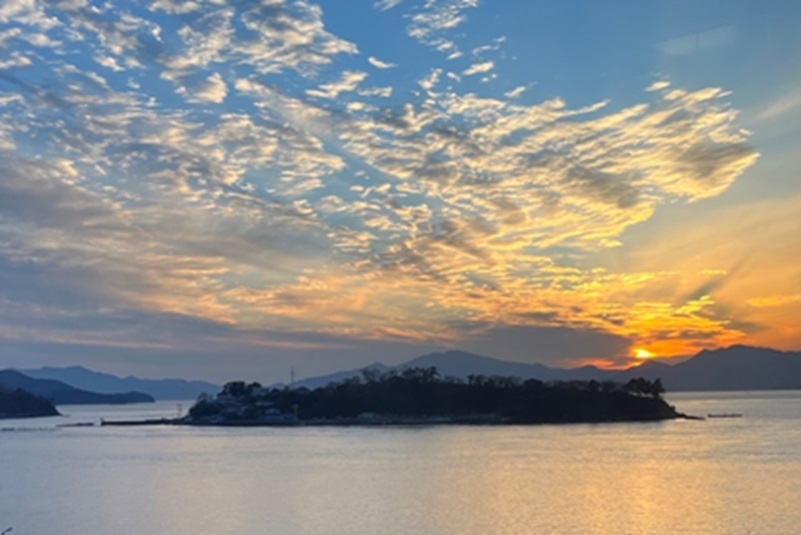
#> input picture chap05/exercises/images_ch05/sunset.jpg, 801 x 535 px
$ python 12.py
#> lines starting #> are read from the running program, lines starting #| are printed output that depends on the picture; after the words box and inside, x2 and y2 are one past the last pixel; in counts of white or black regions, pixels touching at a corner belong together
import numpy as np, cv2

image = cv2.imread("images_ch05/sunset.jpg", cv2.IMREAD_GRAYSCALE)   # (535, 801, 3)
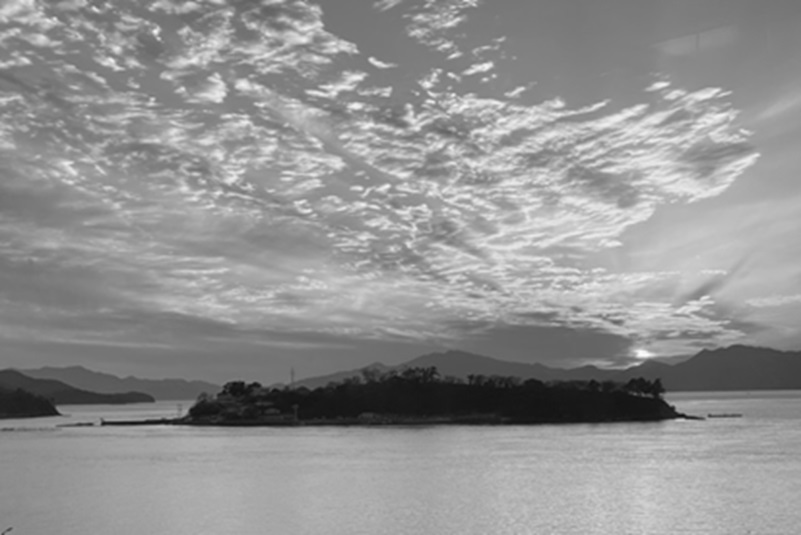
#> image: shape (535, 801); min 14, max 251, mean 146.3

roi1 = image[200:400, 100:400]   # 참조
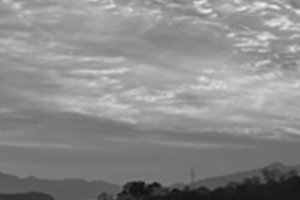
#> roi1: shape (200, 300); min 17, max 238, mean 138.3
roi2 = image[300:500, 400:600]
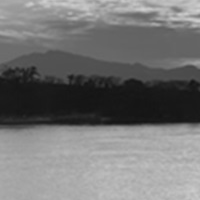
#> roi2: shape (200, 200); min 19, max 208, mean 115.6

image[200:400, 100:400] = cv2.add(roi1, 50)
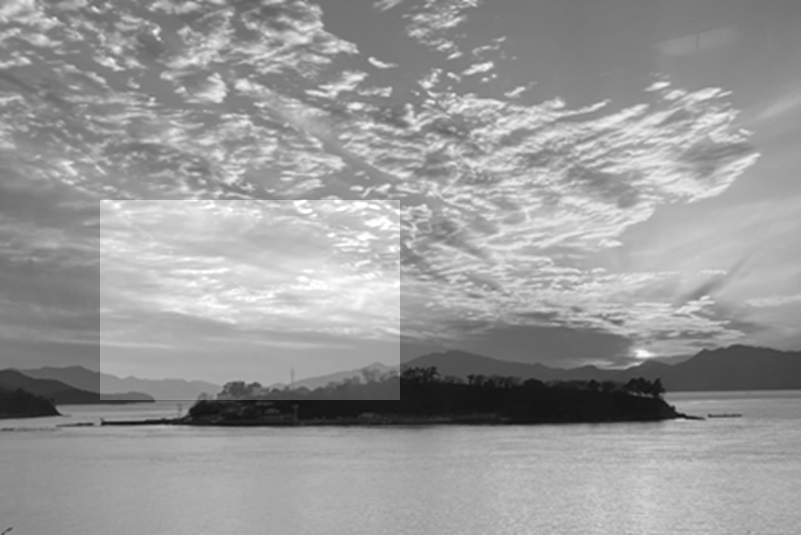
#> image: shape (535, 801); 14% of pixels changed, all inside (x1, y1, x2, y2) = (100, 200, 400, 400)
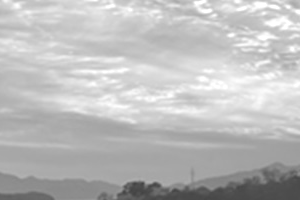
#> roi1: shape (200, 300); min 67, max 255, mean 188.2

min_val, max_val, _, _ = cv2.minMaxLoc(roi2)
#> min_val = 19; max_val = 208
ratio = 255 / (max_val - min_val)   # 정규화
#> ratio = 1.35
image[300:500, 400:600] = np.round((roi2 - min_val) * ratio).astype('uint8')
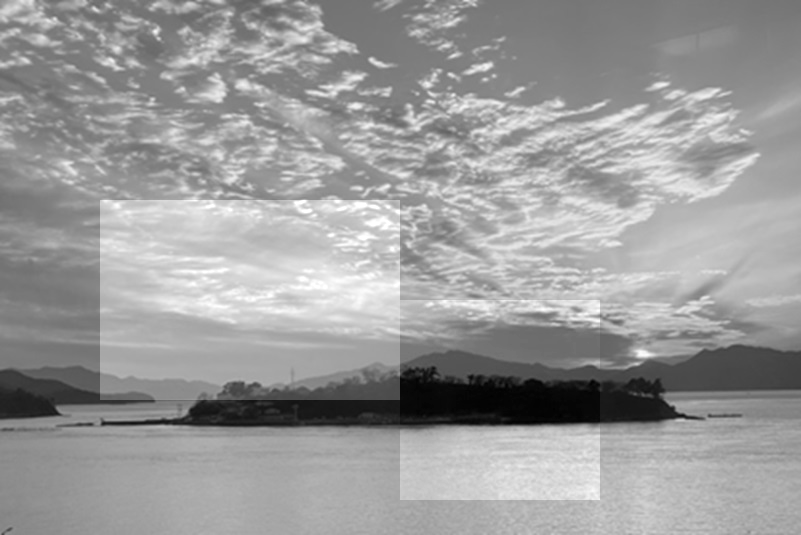
#> image: shape (535, 801); 9.3% of pixels changed, all inside (x1, y1, x2, y2) = (400, 300, 600, 500)

cv2.imshow("main window", image)
cv2.waitKey()
